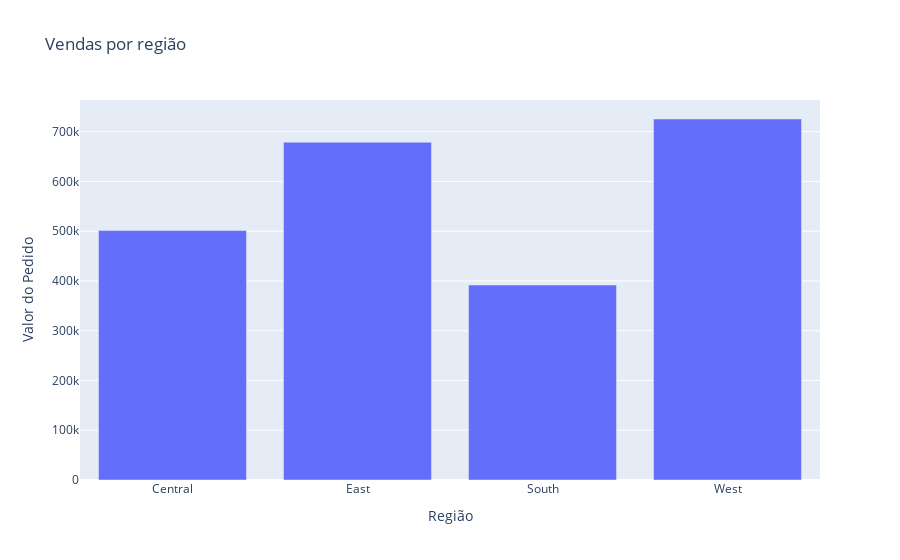

Write notebook code for a chart like this one.
### Code cell
figplot4 = pl.bar(df_região_vendas_agrupado, x="Região", y = "Valor do Pedido", title = "Vendas por região")
figplot4.show()

### Figure 1 — Plotly figure (JSON) as saved in the notebook; plotly's stock layout.template omitted (floating-point values rounded to 4 significant figures)
{"data": [{"alignmentgroup": "True", "hovertemplate": "Região=%{x}<br>Valor do Pedido=%{y}<extra></extra>", "legendgroup": "", "marker": {"color": "#636efa", "pattern": {"shape": ""}}, "name": "", "offsetgroup": "", "orientation": "v", "showlegend": false, "textposition": "auto", "type": "bar", "x": ["Central", "East", "South", "West"], "xaxis": "x", "y": [501200.0, 678800.0, 391700.0, 725500.0], "yaxis": "y"}], "layout": {"barmode": "relative", "legend": {"tracegroupgap": 0}, "title": {"text": "Vendas por região"}, "xaxis": {"anchor": "y", "domain": [0, 1], "title": {"text": "Região"}}, "yaxis": {"anchor": "x", "domain": [0, 1], "title": {"text": "Valor do Pedido"}}}}
